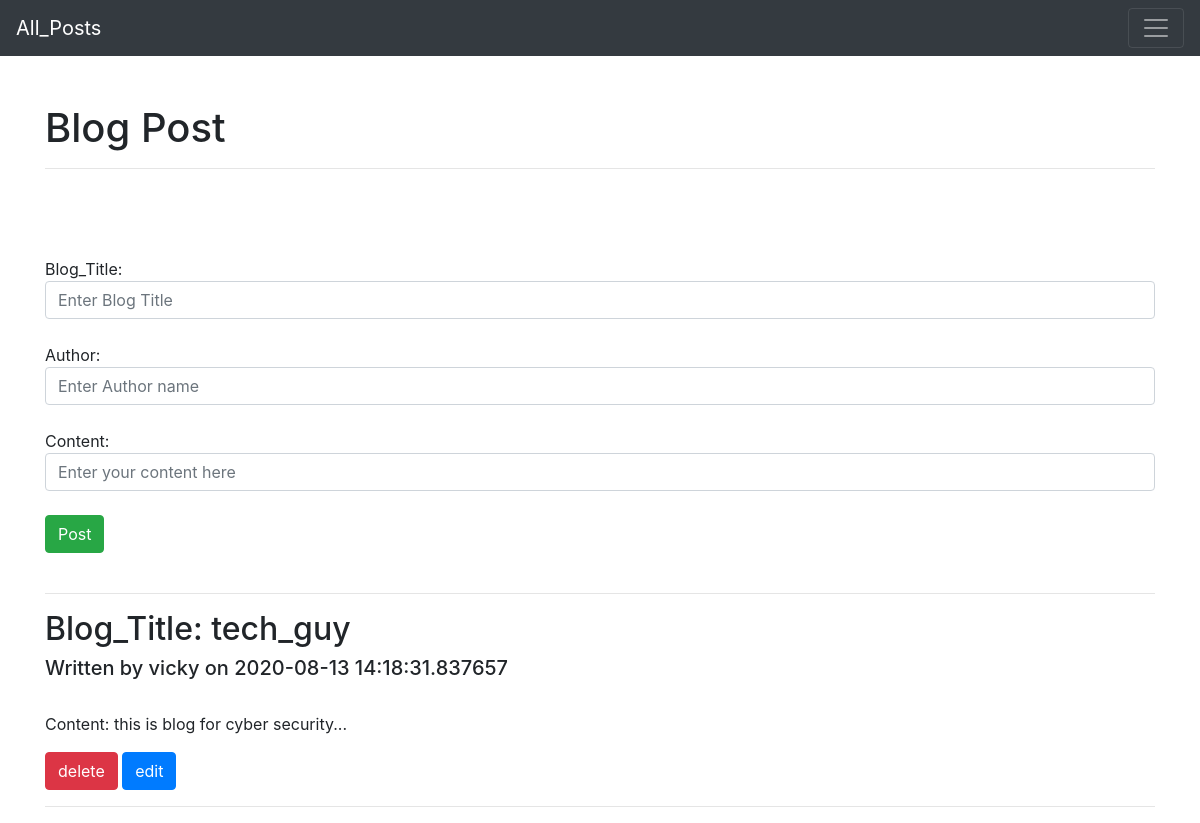
The app's page /home, older data.
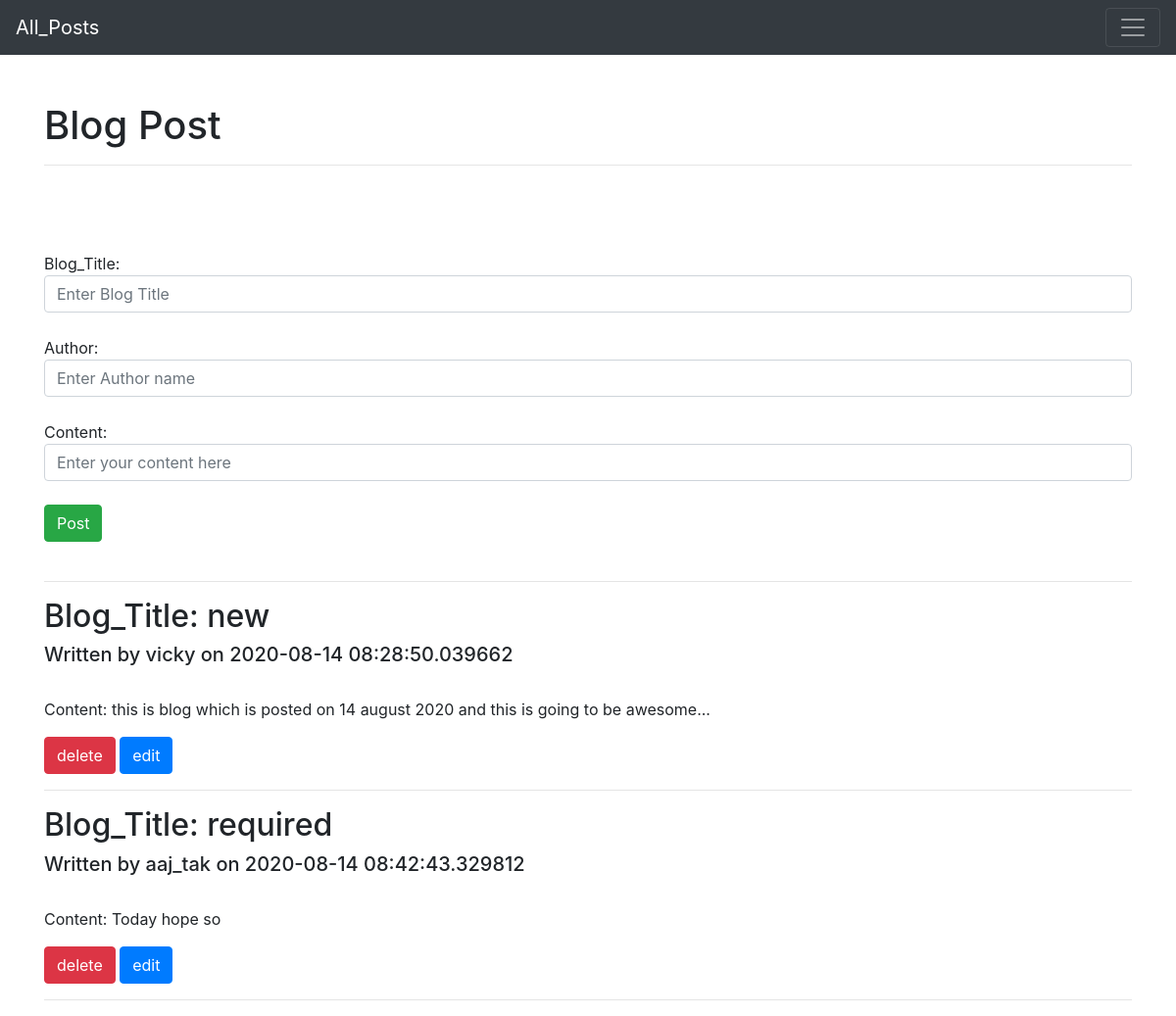
The same page, newer data.
### app.py (models this page shows, shortened)
class blog(db.Model):
    id=db.Column(db.Integer, primary_key=True)
    Blog_title=db.Column(db.String(100), nullable=False)
    Author=db.Column(db.String(100),nullable=False)
    Content=db.Column(db.Text, nullable=False)
    date_posted=db.Column(db.DateTime, default=datetime.utcnow)

### app.py (the view)
@app.route('/home', methods=['GET','POST'])
def index():
    if request.method == 'POST':
        title=request.form['title']
        author=request.form['author']
        content=request.form['content']
        new_post=blog(Blog_title=title,Author=author,Content=content)
        db.session.add(new_post)
        db.session.commit()
        return redirect('/home')
    else:
        all_post=blog.query.order_by(blog.date_posted).all()
        return render_template('index.html',posts=all_post)

### templates/index.html (shortened to what this page needs)
{% extends 'base.html' %}
{% block body %}<br><br>
    <h1>Blog Post</h1>
    <hr><br><br><br>
    <form action="/home" method="POST">
        Blog_Title:
        <input class="form-control" type="text" id="title" name="title" placeholder="Enter Blog Title" aria-label="Enter Blog Title" required><br>
        Author:
        <input class="form-control" type="text" id="author" name="author" placeholder="Enter Author name" aria-label="Enter Author name" required><br>
        Content:
        <input class="form-control" type="text" id="content" name="content" placeholder="Enter your content here" aria-label="Enter your content here" required rows='3'><br>
        <input class="btn btn-success" type="submit" id="post" value="Post">
    </form>
    {% for post in posts %}<br>
     <hr>
     <h2>Blog_Title: {{post.Blog_title}}</h2>
     <h5>Written by {{post.Author}} on {{post.date_posted}}</h5><br>
     <p>Content: {{post.Content}}</p>
     <a class="btn btn-danger" href="/home/delete/{{post.id}}">delete</a>
     <a class="btn btn-primary" href="/home/edit/{{post.id}}">edit</a>
    {% endfor %}
    <hr>
{% endblock %}

### templates/base.html (shortened to what this page needs)
<!DOCTYPE html>
<html lang="en">
<head>
    <link rel="stylesheet" href="https://stackpath.bootstrapcdn.com/bootstrap/4.5.2/css/bootstrap.min.css"
>
</head>
<body>
    <nav class="navbar navbar-dark bg-dark">
        <a class="navbar-brand" href="/home">All_Posts</a>
        <button class="navbar-toggler" type="button" data-toggle="collapse" data-target="#navbarsExample01"
            aria-controls="navbarsExample01" aria-expanded="false" aria-label="Toggle navigation">
            <span class="navbar-toggler-icon"></span>
        </button>
    </nav>
    <div class="container">
        {% block body %} {% endblock %}
    </div>
</body>
</html>

Row changes from the older to the newer data that the page shows:
removed blog: Blog_title "tech_guy", Author "vicky", date_posted "2020-08-13 14:18:31.837657", Content "this is blog for cyber security..."
added blog: Blog_title "new", Author "vicky", date_posted "2020-08-14 08:28:50.039662", Content "this is blog which is posted on 14 august 2020 and this is going to be awesome..."
added blog: Blog_title "required", Author "aaj_tak", date_posted "2020-08-14 08:42:43.329812", Content "Today hope so"
